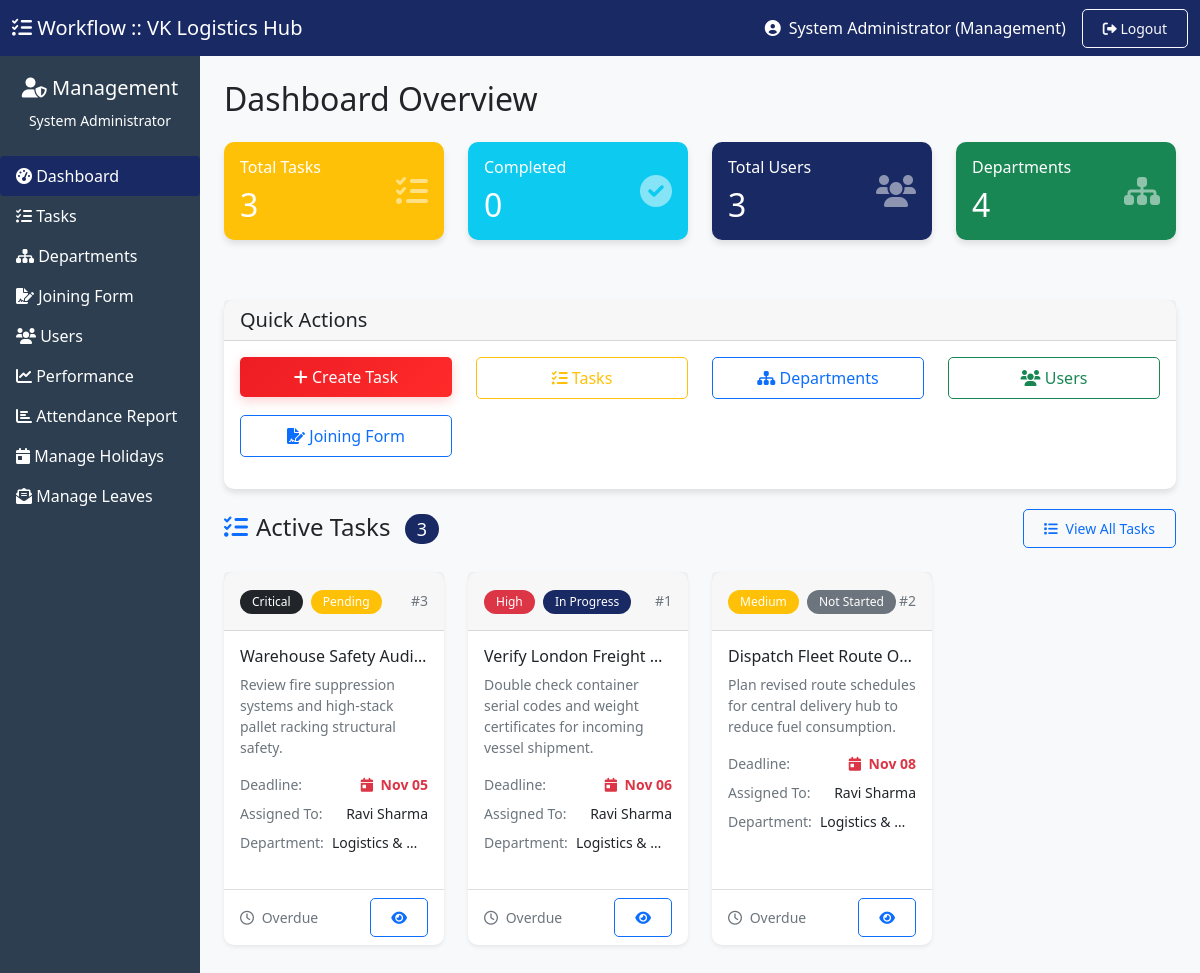
The app's page /dashboard/management/ (signed in), older data.
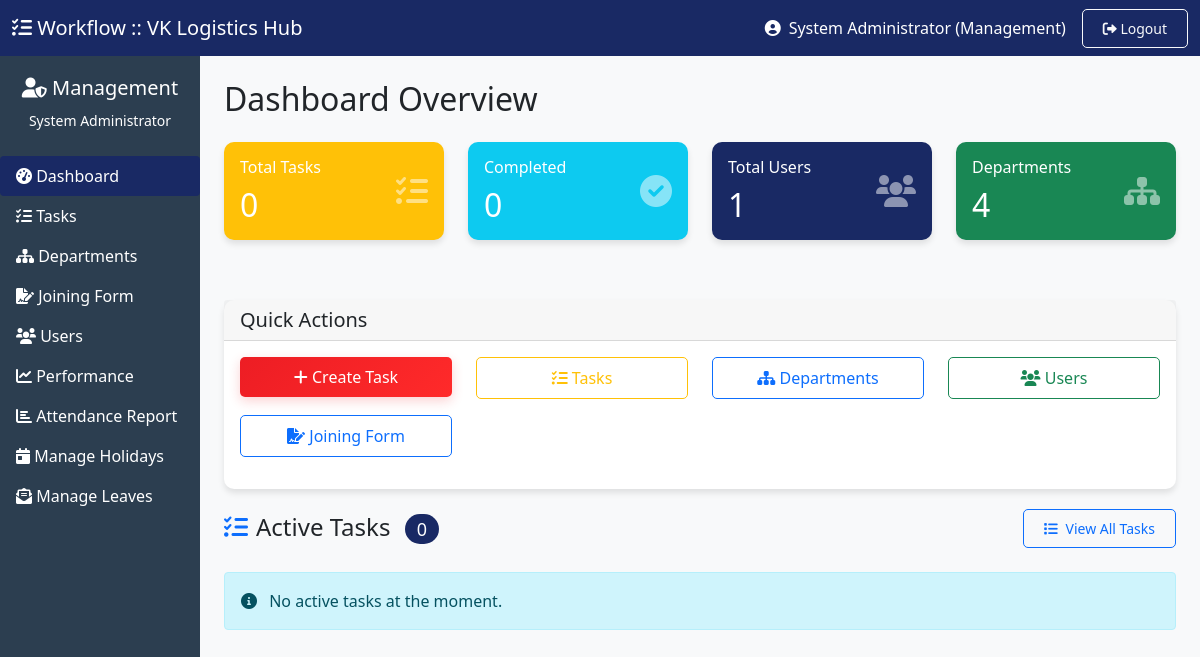
The same page, newer data.
### tables this page shows
CREATE TABLE IF NOT EXISTS `tasks` (
  `id` INT AUTO_INCREMENT PRIMARY KEY,
  `title` VARCHAR(255) NOT NULL,
  `description` TEXT NOT NULL,
  `priority` ENUM('low', 'medium', 'high', 'critical') DEFAULT 'medium',
  `status` ENUM('pending', 'not_started', 'in_progress', 'dependency_block', 'waiting_review', 'completed', 'rejected') DEFAULT 'pending',
  `deadline` DATE NOT NULL,
  `submission_details` TEXT NULL,
  `created_by` INT NOT NULL,
  `completed_at` DATETIME NULL,
  `created_at` TIMESTAMP DEFAULT CURRENT_TIMESTAMP,
  `updated_at` TIMESTAMP DEFAULT CURRENT_TIMESTAMP ON UPDATE CURRENT_TIMESTAMP,
  INDEX (`created_by`),
  INDEX (`status`),
  INDEX (`priority`)
);

CREATE TABLE IF NOT EXISTS `users` (
  `id` INT AUTO_INCREMENT PRIMARY KEY,
  `username` VARCHAR(50) NOT NULL UNIQUE,
  `email` VARCHAR(100) NOT NULL UNIQUE,
  `password` VARCHAR(255) NOT NULL,
  `full_name` VARCHAR(100) NOT NULL,
  `role` ENUM('management', 'hod', 'employee') NOT NULL,
  `department_id` INT NULL,
  `position` VARCHAR(100) NULL,
  `is_active` TINYINT(1) DEFAULT 1,
  `last_login` DATETIME NULL,
  `created_at` TIMESTAMP DEFAULT CURRENT_TIMESTAMP,
  INDEX (`department_id`),
  INDEX (`role`),
  INDEX (`is_active`)
);

CREATE TABLE IF NOT EXISTS `departments` (
  `id` INT AUTO_INCREMENT PRIMARY KEY,
  `name` VARCHAR(100) NOT NULL UNIQUE,
  `description` TEXT NULL,
  `created_by` INT NULL,
  `created_at` TIMESTAMP DEFAULT CURRENT_TIMESTAMP
);

### dashboard/management/index.php (the view, shortened to what the rows shown need)
<?php
try {
    $db = getDB();
    $db_connected = true;
    $stats = [];
    $stmt = $db->query("SELECT COUNT(*) as count FROM users WHERE is_active = 1");
    $stats['total_users'] = $stmt->fetch()['count'];
    $stmt = $db->query("SELECT COUNT(*) as count FROM departments");
    $stats['total_departments'] = $stmt->fetch()['count'];
    $stmt = $db->query("SELECT COUNT(*) as count FROM tasks");
    $stats['total_tasks'] = $stmt->fetch()['count'];
    $stmt = $db->query("SELECT COUNT(*) as count FROM tasks WHERE status = 'completed'");
    $stats['completed_tasks'] = $stmt->fetch()['count'];
    $stmt = $db->prepare("
    SELECT t.*,
           u1.full_name as created_by_name,
           u2.full_name as assigned_to_name,
           d.name as department_name,
           DATEDIFF(t.deadline, CURDATE()) as days_remaining
    FROM tasks t
    LEFT JOIN users u1 ON t.created_by = u1.id
    LEFT JOIN task_assignments ta ON t.id = ta.task_id AND ta.current_assignee = 1
    LEFT JOIN users u2 ON ta.assigned_to = u2.id
    LEFT JOIN departments d ON u2.department_id = d.id
    WHERE t.status NOT IN ('completed', 'rejected')
    ORDER BY
        CASE t.priority
            WHEN 'critical' THEN 1
            WHEN 'high' THEN 2
            WHEN 'medium' THEN 3
            WHEN 'low' THEN 4
        END,
        t.deadline ASC
    LIMIT 20
");
    $stmt->execute();
    $active_tasks = $stmt->fetchAll(PDO::FETCH_ASSOC);
} catch (Exception $e) {
    $db_connected = false;
    $error_message = $e->getMessage();
}
?>
<!DOCTYPE html>
<html lang="en">
<head>
    <link href="https://cdn.jsdelivr.net/npm/bootstrap@5.1.3/dist/css/bootstrap.min.css" rel="stylesheet">
    <link rel="stylesheet" href="https://cdnjs.cloudflare.com/ajax/libs/font-awesome/6.0.0/css/all.min.css">
    <link href="../../assets/css/style.css" rel="stylesheet">
</head>
<body style="background-color: #f8f9fa;">
    <div class="container-fluid">
        <div class="row">
            <main class="col-md-9 ms-sm-auto col-lg-10 px-md-4 py-4">
                <h1 class="h2 mb-4">Dashboard Overview</h1>
                <div class="row mb-4">
                    <div class="col-md-3 mb-3">
                        <div class="card bg-warning text-white">
                            <div class="card-body">
                                <div class="d-flex justify-content-between align-items-center">
                                    <div>
                                        <h2 class="mb-0"><?php echo $db_connected ? $stats['total_tasks'] : '0'; ?></h2>
                                    </div>
                                </div>
                            </div>
                        </div>
                    </div>
                    <div class="col-md-3 mb-3">
                        <div class="card bg-info text-white">
                            <div class="card-body">
                                <div class="d-flex justify-content-between align-items-center">
                                    <div>
                                        <h2 class="mb-0"><?php echo $db_connected ? $stats['completed_tasks'] : '0'; ?></h2>
                                    </div>
                                </div>
                            </div>
                        </div>
                    </div>
                    <div class="col-md-3 mb-3">
                        <div class="card bg-primary text-white">
                            <div class="card-body">
                                <div class="d-flex justify-content-between align-items-center">
                                    <div>
                                        <h2 class="mb-0"><?php echo $db_connected ? $stats['total_users'] : '0'; ?></h2>
                                    </div>
                                </div>
                            </div>
                        </div>
                    </div>
                    <div class="col-md-3 mb-3">
                        <div class="card bg-success text-white">
                            <div class="card-body">
                                <div class="d-flex justify-content-between align-items-center">
                                    <div>
                                        <h2 class="mb-0"><?php echo $db_connected ? $stats['total_departments'] : '0'; ?></h2>
                                    </div>
                                </div>
                            </div>
                        </div>
                    </div>
                </div>
                <div class="mb-5">
                    <?php if (empty($active_tasks)): ?>
                        <div class="alert alert-info">
                            <i class="fas fa-info-circle me-2"></i> No active tasks at the moment.
                        </div>
                    <?php else: ?>
                        <div class="row row-cols-1 row-cols-md-2 row-cols-lg-4 g-4">
                            <?php foreach ($active_tasks as $task): ?>
                                <?php
                                $priority_colors = [
                                    'critical' => 'dark',
                                    'high' => 'danger',
                                    'medium' => 'warning',
                                    'low' => 'success'
                                ];
                                $priority_color = $priority_colors[$task['priority']] ?? 'secondary';
                                $status_colors = [
                                    'pending' => 'warning',
                                    'not_started' => 'secondary',
                                    'in_progress' => 'primary',
                                    'waiting_review' => 'info'
                                ];
                                $status_color = $status_colors[$task['status']] ?? 'secondary';
                                $status_display = str_replace('_', ' ', $task['status']);
                                $status_display = ucwords($status_display);
                                $days_remaining = $task['days_remaining'];
                                $deadline_class = 'text-success';
                                if ($days_remaining < 0) {
                                    $deadline_text = 'Overdue';
                                    $deadline_class = 'text-danger';
                                } elseif ($days_remaining == 0) {
                                    $deadline_text = 'Due today';
                                    $deadline_class = 'text-warning';
                                } elseif ($days_remaining < 3) {
                                    $deadline_text = $days_remaining . ' days left';
                                    $deadline_class = 'text-warning';
                                } else {
                                    $deadline_text = $days_remaining . ' days left';
                                }
                                ?>
                                <div class="col">
                                    <div class="card h-100 task-card shadow-sm border-hover">
                                        <div class="card-header py-3 d-flex justify-content-between align-items-center">
                                            <div>
                                                <span class="badge bg-<?php echo $priority_color; ?> me-1">
                                                    <?php echo ucfirst($task['priority']); ?>
                                                </span>
                                                <span class="badge bg-<?php echo $status_color; ?>">
                                                    <?php echo $status_display; ?>
                                                </span>
                                            </div>
                                            <small class="text-muted">#<?php echo $task['id']; ?></small>
                                        </div>
                                        <div class="card-body py-3">
                                            <h6 class="card-title mb-2 text-truncate" title="<?php echo htmlspecialchars($task['title']); ?>">
                                                <?php echo htmlspecialchars($task['title']); ?>
                                            </h6>
                                            <p class="card-text small text-muted mb-3 line-clamp-2">
                                                <?php echo htmlspecialchars(substr($task['description'], 0, 100)); ?>
                                            </p>
                                            <div class="task-info">
                                                <div class="d-flex justify-content-between align-items-center mb-2">
                                                    <small class="text-muted">Deadline:</small>
                                                    <small class="<?php echo $deadline_class; ?> fw-bold">
                                                        <i class="fas fa-calendar-day me-1"></i>
                                                        <?php echo date('M d', strtotime($task['deadline'])); ?>
                                                    </small>
                                                </div>
                                                <div class="d-flex justify-content-between align-items-center mb-2">
                                                    <small class="text-muted">Assigned To:</small>
                                                    <small class="text-truncate ms-2" style="max-width: 120px;"
                                                        title="<?php echo htmlspecialchars($task['assigned_to_name'] ?? 'Unassigned'); ?>">
                                                        <?php echo $task['assigned_to_name'] ?? 'Unassigned'; ?>
                                                    </small>
                                                </div>
                                                <?php if (!empty($task['department_name'])): ?>
                                                    <div class="d-flex justify-content-between align-items-center">
                                                        <small class="text-muted">Department:</small>
                                                        <small class="text-truncate ms-2" style="max-width: 120px;">
                                                            <?php echo $task['department_name']; ?>
                                                        </small>
                                                    </div>
                                                <?php endif; ?>
                                            </div>
                                        </div>
                                        <div class="card-footer bg-transparent py-2">
                                            <div class="d-flex justify-content-between align-items-center">
                                                <small class="text-muted">
                                                    <i class="far fa-clock me-1"></i>
                                                    <?php echo $deadline_text; ?>
                                                </small>
                                                <button class="btn btn-sm btn-outline-primary"
                                                    onclick="viewTask(<?php echo $task['id']; ?>)">
                                                    <i class="fas fa-eye"></i>
                                                </button>
                                            </div>
                                        </div>
                                    </div>
                                </div>
                            <?php endforeach; ?>
                        </div>
                    <?php endif; ?>
                </div>
            </main>
        </div>
    </div>
</body>
</html>

Row changes from the older to the newer data that the page shows:
removed tasks: priority "Critical", status "Pending", id "3", title "Warehouse Safety Audi…", description "Review fire suppression systems and high-stack pallet racking structural safety.", deadline "Nov 05", users.full_name "Ravi Sharma", departments.name "Logistics &…", deadline_text "Overdue"
removed tasks: priority "High", status "In Progress", id "1", title "Verify London Freight…", description "Double check container serial codes and weight certificates for incoming vessel shipment.", deadline "Nov 06", users.full_name "Ravi Sharma", departments.name "Logistics &…", deadline_text "Overdue"
removed tasks: priority "Medium", status "Not Started", id "2", title "Dispatch Fleet Route O…", description "Plan revised route schedules for central delivery hub to reduce fuel consumption.", deadline "Nov 08", users.full_name "Ravi Sharma", departments.name "Logistics &…", deadline_text "Overdue"
Text that changed along with them:
$stats['total_tasks']: "3" → "0"
$stats['total_users']: "3" → "1"
count($active_tasks): "3" → "0"
text now shown: "No active tasks at the moment."
